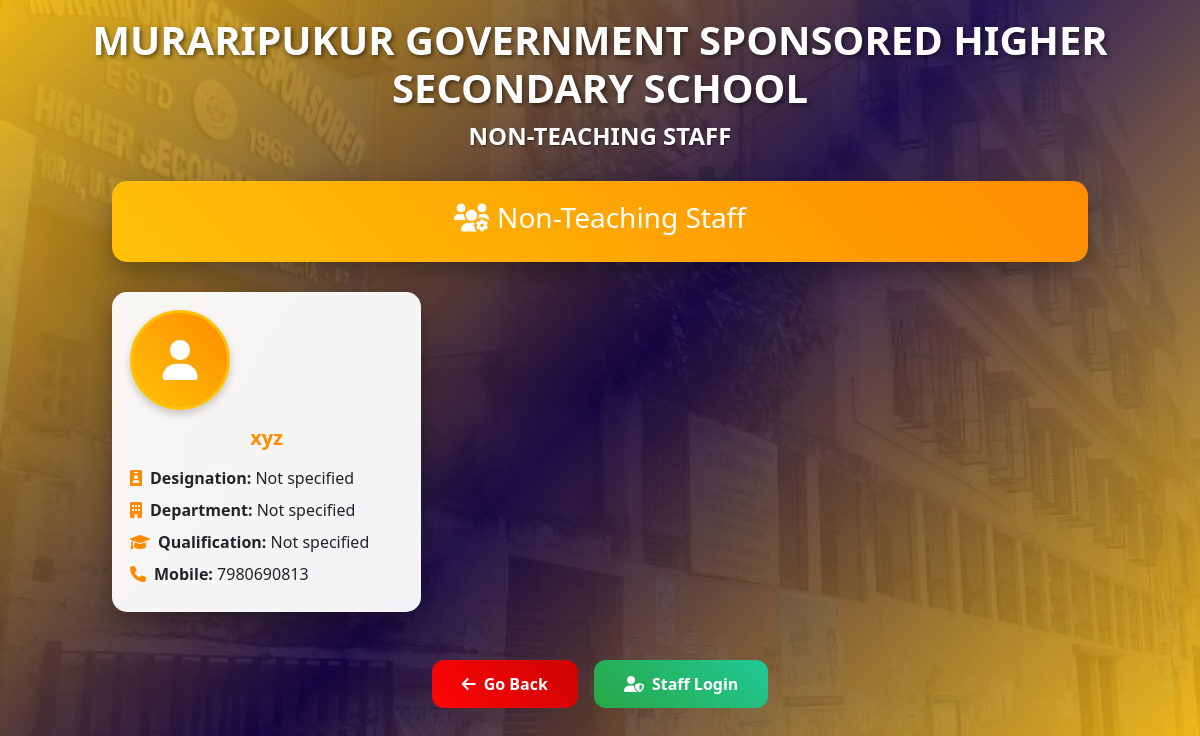
/teacher/non_teaching/, run on an earlier commit of the app's database.
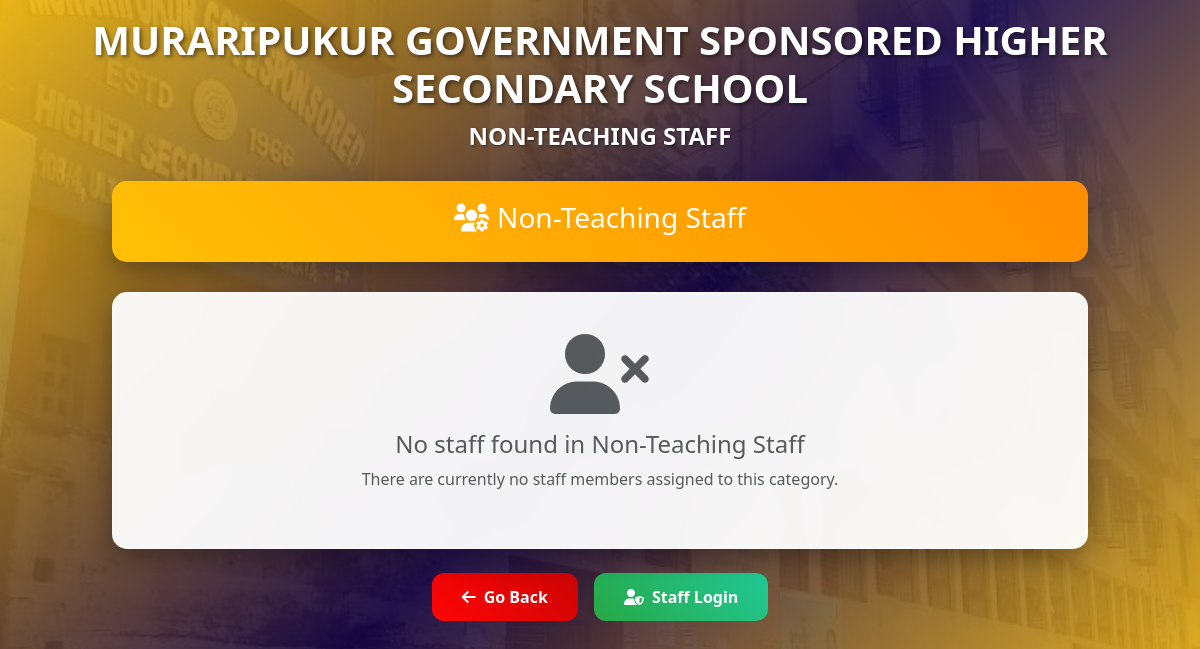
And on a later commit of the database.
### teacher/models.py (models this page shows, shortened)
class Teacher(models.Model):
    teacher = models.CharField(max_length=20)
    password = models.CharField(max_length=10)
    mobile = models.IntegerField(null=True, blank=True)
    img = models.ImageField(upload_to='teacher_image', null=True, blank=True)
    pdf_document = models.FileField(upload_to='teacher_cv', null=True, blank=True)
    designation=models.CharField(max_length=10, null=True, blank=True)
    qualification=models.CharField(max_length=20, null=True, blank=True)
    department=models.CharField(max_length=10, null=True, blank=True)

### teacher/views.py (the view)
# urls.py: path('non_teaching/', views.non_teaching, name='non_teaching'),
def non_teaching(request):
    non_teaching_staff = Teacher.objects.exclude(
        department__in=['MORNING', 'DAY']
    )
    return render(request, 'non_teaching.html', {
        'staff': non_teaching_staff,
        'section': 'Non-Teaching Staff'
    })

### teacher/templates/non_teaching.html (shortened to what this page needs)
{% load static %}
<!DOCTYPE html>
<html lang="en">
<head>
    <link href="https://cdn.jsdelivr.net/npm/bootstrap@5.3.0/dist/css/bootstrap.min.css" rel="stylesheet">
    <link rel="stylesheet" href="https://cdnjs.cloudflare.com/ajax/libs/font-awesome/6.0.0/css/all.min.css">
    <link rel="stylesheet" href="{% static 'home_page.css' %}">
</head>
<body>
    <div class="container-fluid">
        <div class="text-center mb-4 pt-3">
            <h1 class="header-title">MURARIPUKUR GOVERNMENT SPONSORED HIGHER SECONDARY SCHOOL</h1>
            <h2 class="header-subtitle">{{ section|upper }}</h2>
        </div>
        <div class="row justify-content-center">
            <div class="col-lg-10">
                <div class="section-header text-center">
                    <h3><i class="fas fa-users-cog me-2"></i>{{ section }}</h3>
                </div>
                {% if staff %}
                    <div class="row">
                        {% for staff_member in staff %}
                            <div class="col-lg-4 col-md-6 mb-4">
                                <div class="card staff-card h-100">
                                    <div class="card-body text-center">
                                        {% if staff_member.img %}
                                            <img src="{{ staff_member.img.url }}" alt="{{ staff_member.teacher }}" class="staff-image mb-3">
                                        {% else %}
                                            <div class="no-image mb-3">
                                                <i class="fas fa-user"></i>
                                            </div>
                                        {% endif %}
                                        <h5 class="card-title text-staff fw-bold">{{ staff_member.teacher }}</h5>
                                        <div class="text-start mt-3">
                                            <p class="mb-2"><strong><i class="fas fa-id-badge me-2 text-staff"></i>Designation:</strong> {{ staff_member.designation|default:"Not specified" }}</p>
                                            <p class="mb-2"><strong><i class="fas fa-building me-2 text-staff"></i>Department:</strong> {{ staff_member.department|default:"Not specified" }}</p>
                                            <p class="mb-2"><strong><i class="fas fa-graduation-cap me-2 text-staff"></i>Qualification:</strong> {{ staff_member.qualification|default:"Not specified" }}</p>
                                            <p class="mb-2"><strong><i class="fas fa-phone me-2 text-staff"></i>Mobile:</strong> {{ staff_member.mobile|default:"Not provided" }}</p>
                                        </div>
                                    </div>
                                </div>
                            </div>
                        {% endfor %}
                    </div>
                {% else %}
                    <div class="text-center">
                        <div class="no-data-card">
                            <i class="fas fa-user-times fa-5x text-muted mb-3"></i>
                            <h4 class="text-muted">No staff found in {{ section }}</h4>
                            <p class="text-muted">There are currently no staff members assigned to this category.</p>
                        </div>
                    </div>
                {% endif %}
            </div>
        </div>
        <div class="text-center mt-4 pb-4">
            <div class="d-flex justify-content-center gap-3">
                <a href="javascript:history.back()" class="btn btn-back">
                    <i class="fas fa-arrow-left me-2"></i>Go Back
                </a>
                <a href="{% url 'teacher_login_page' %}" class="btn btn-staff-login">
                    <i class="fas fa-user-shield me-2"></i>Staff Login
                </a>
            </div>
        </div>
    </div>
</body>
</html>

What changed in the data, as far as the page shows it:
no longer on this page (row edited): Teacher: teacher "xyz", designation "Not specified", department "Not specified", qualification "Not specified", mobile "7980690813"
Also different on the page:
{{ section }}: (not shown) → "Non-Teaching Staff"
text now shown: "No staff found in There are currently no staff members assigned to this category."
